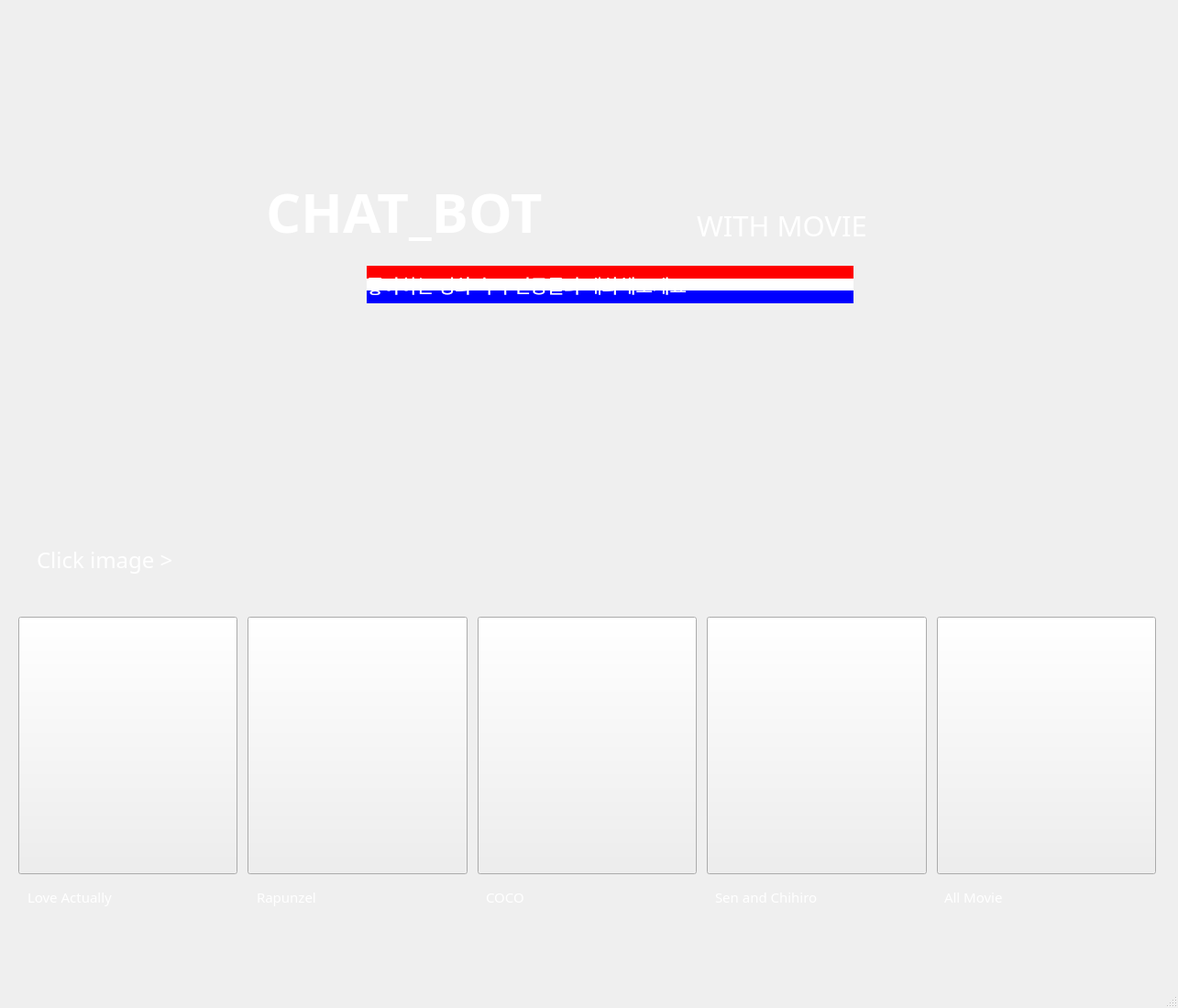
<?xml version="1.0" encoding="UTF-8"?>
<ui version="4.0">
 <class>CHAT_BOT</class>
 <widget class="QMainWindow" name="CHAT_BOT">
  <property name="windowModality">
   <enum>Qt::WindowModal</enum>
  </property>
  <property name="geometry">
   <rect>
    <x>0</x>
    <y>0</y>
    <width>1285</width>
    <height>1100</height>
   </rect>
  </property>
  <property name="windowTitle">
   <string>CHAT_BOT</string>
  </property>
  <property name="windowIcon">
   <iconset>
    <normaloff>chat.png</normaloff>chat.png</iconset>
  </property>
  <property name="autoFillBackground">
   <bool>false</bool>
  </property>
  <property name="styleSheet">
   <string notr="true">background-image: url(:/image/배경.png);</string>
  </property>
  <widget class="QWidget" name="centralwidget">
   <widget class="QLabel" name="l_love">
    <property name="geometry">
     <rect>
      <x>30</x>
      <y>963</y>
      <width>151</width>
      <height>31</height>
     </rect>
    </property>
    <property name="font">
     <font>
      <family>08SeoulNamsan</family>
      <pointsize>11</pointsize>
     </font>
    </property>
    <property name="styleSheet">
     <string notr="true">color: rgb(255, 255, 255);</string>
    </property>
    <property name="text">
     <string>Love Actually</string>
    </property>
   </widget>
   <widget class="QLabel" name="l_rapunzel">
    <property name="geometry">
     <rect>
      <x>280</x>
      <y>963</y>
      <width>111</width>
      <height>31</height>
     </rect>
    </property>
    <property name="font">
     <font>
      <family>08SeoulNamsan</family>
      <pointsize>11</pointsize>
     </font>
    </property>
    <property name="styleSheet">
     <string notr="true">color: rgb(255, 255, 255);</string>
    </property>
    <property name="text">
     <string>Rapunzel</string>
    </property>
   </widget>
   <widget class="QLabel" name="l_coco">
    <property name="geometry">
     <rect>
      <x>530</x>
      <y>963</y>
      <width>111</width>
      <height>31</height>
     </rect>
    </property>
    <property name="font">
     <font>
      <family>08SeoulNamsan</family>
      <pointsize>11</pointsize>
     </font>
    </property>
    <property name="styleSheet">
     <string notr="true">color: rgb(255, 255, 255);</string>
    </property>
    <property name="text">
     <string>COCO</string>
    </property>
   </widget>
   <widget class="QLabel" name="l_sen">
    <property name="geometry">
     <rect>
      <x>780</x>
      <y>963</y>
      <width>171</width>
      <height>31</height>
     </rect>
    </property>
    <property name="font">
     <font>
      <family>08SeoulNamsan</family>
      <pointsize>11</pointsize>
     </font>
    </property>
    <property name="styleSheet">
     <string notr="true">color: rgb(255, 255, 255);</string>
    </property>
    <property name="text">
     <string>Sen and Chihiro</string>
    </property>
   </widget>
   <widget class="QLabel" name="l_all">
    <property name="geometry">
     <rect>
      <x>1030</x>
      <y>963</y>
      <width>111</width>
      <height>31</height>
     </rect>
    </property>
    <property name="font">
     <font>
      <family>08SeoulNamsan</family>
      <pointsize>11</pointsize>
     </font>
    </property>
    <property name="styleSheet">
     <string notr="true">color: rgb(255, 255, 255);</string>
    </property>
    <property name="text">
     <string>All Movie</string>
    </property>
   </widget>
   <widget class="QLabel" name="Click_image">
    <property name="geometry">
     <rect>
      <x>40</x>
      <y>580</y>
      <width>221</width>
      <height>61</height>
     </rect>
    </property>
    <property name="font">
     <font>
      <family>08SeoulNamsan</family>
      <pointsize>18</pointsize>
     </font>
    </property>
    <property name="focusPolicy">
     <enum>Qt::NoFocus</enum>
    </property>
    <property name="contextMenuPolicy">
     <enum>Qt::DefaultContextMenu</enum>
    </property>
    <property name="styleSheet">
     <string notr="true">color: rgb(255, 255, 255);</string>
    </property>
    <property name="text">
     <string>Click image &gt;</string>
    </property>
   </widget>
   <widget class="QLabel" name="CHAT_BOT_2">
    <property name="geometry">
     <rect>
      <x>290</x>
      <y>190</y>
      <width>451</width>
      <height>81</height>
     </rect>
    </property>
    <property name="font">
     <font>
      <family>08SeoulNamsan</family>
      <pointsize>45</pointsize>
      <weight>75</weight>
      <bold>true</bold>
     </font>
    </property>
    <property name="layoutDirection">
     <enum>Qt::LeftToRight</enum>
    </property>
    <property name="styleSheet">
     <string notr="true">color: rgb(255, 255, 255);</string>
    </property>
    <property name="text">
     <string>CHAT_BOT </string>
    </property>
    <property name="alignment">
     <set>Qt::AlignJustify|Qt::AlignVCenter</set>
    </property>
   </widget>
   <widget class="QLabel" name="WITH_MOVIE">
    <property name="geometry">
     <rect>
      <x>760</x>
      <y>220</y>
      <width>261</width>
      <height>51</height>
     </rect>
    </property>
    <property name="font">
     <font>
      <family>08SeoulNamsan</family>
      <pointsize>23</pointsize>
     </font>
    </property>
    <property name="styleSheet">
     <string notr="true">color: rgb(255, 255, 255);</string>
    </property>
    <property name="text">
     <string>WITH MOVIE</string>
    </property>
   </widget>
   <widget class="QLabel" name="label">
    <property name="geometry">
     <rect>
      <x>400</x>
      <y>290</y>
      <width>531</width>
      <height>41</height>
     </rect>
    </property>
    <property name="palette">
     <palette>
      <active>
       <colorrole role="WindowText">
        <brush brushstyle="SolidPattern">
         <color alpha="255">
          <red>255</red>
          <green>255</green>
          <blue>255</blue>
         </color>
        </brush>
       </colorrole>
       <colorrole role="Button">
        <brush brushstyle="LinearGradientPattern">
         <gradient startx="0.000000000000000" starty="0.000000000000000" endx="0.000000000000000" endy="1.000000000000000" type="LinearGradient" spread="PadSpread" coordinatemode="ObjectBoundingMode">
          <gradientstop position="0.000000000000000">
           <color alpha="255">
            <red>255</red>
            <green>0</green>
            <blue>0</blue>
           </color>
          </gradientstop>
          <gradientstop position="0.339795000000000">
           <color alpha="255">
            <red>255</red>
            <green>0</green>
            <blue>0</blue>
           </color>
          </gradientstop>
          <gradientstop position="0.339799000000000">
           <color alpha="255">
            <red>255</red>
            <green>255</green>
            <blue>255</blue>
           </color>
          </gradientstop>
          <gradientstop position="0.662444000000000">
           <color alpha="255">
            <red>255</red>
            <green>255</green>
            <blue>255</blue>
           </color>
          </gradientstop>
          <gradientstop position="0.662469000000000">
           <color alpha="255">
            <red>0</red>
            <green>0</green>
            <blue>255</blue>
           </color>
          </gradientstop>
          <gradientstop position="1.000000000000000">
           <color alpha="255">
            <red>0</red>
            <green>0</green>
            <blue>255</blue>
           </color>
          </gradientstop>
         </gradient>
        </brush>
       </colorrole>
       <colorrole role="Text">
        <brush brushstyle="SolidPattern">
         <color alpha="255">
          <red>255</red>
          <green>255</green>
          <blue>255</blue>
         </color>
        </brush>
       </colorrole>
       <colorrole role="ButtonText">
        <brush brushstyle="SolidPattern">
         <color alpha="255">
          <red>255</red>
          <green>255</green>
          <blue>255</blue>
         </color>
        </brush>
       </colorrole>
       <colorrole role="Base">
        <brush brushstyle="LinearGradientPattern">
         <gradient startx="0.000000000000000" starty="0.000000000000000" endx="0.000000000000000" endy="1.000000000000000" type="LinearGradient" spread="PadSpread" coordinatemode="ObjectBoundingMode">
          <gradientstop position="0.000000000000000">
           <color alpha="255">
            <red>255</red>
            <green>0</green>
            <blue>0</blue>
           </color>
          </gradientstop>
          <gradientstop position="0.339795000000000">
           <color alpha="255">
            <red>255</red>
            <green>0</green>
            <blue>0</blue>
           </color>
          </gradientstop>
          <gradientstop position="0.339799000000000">
           <color alpha="255">
            <red>255</red>
            <green>255</green>
            <blue>255</blue>
           </color>
          </gradientstop>
          <gradientstop position="0.662444000000000">
           <color alpha="255">
            <red>255</red>
            <green>255</green>
            <blue>255</blue>
           </color>
          </gradientstop>
          <gradientstop position="0.662469000000000">
           <color alpha="255">
            <red>0</red>
            <green>0</green>
            <blue>255</blue>
           </color>
          </gradientstop>
          <gradientstop position="1.000000000000000">
           <color alpha="255">
            <red>0</red>
            <green>0</green>
            <blue>255</blue>
           </color>
          </gradientstop>
         </gradient>
        </brush>
       </colorrole>
       <colorrole role="Window">
        <brush brushstyle="LinearGradientPattern">
         <gradient startx="0.000000000000000" starty="0.000000000000000" endx="0.000000000000000" endy="1.000000000000000" type="LinearGradient" spread="PadSpread" coordinatemode="ObjectBoundingMode">
          <gradientstop position="0.000000000000000">
           <color alpha="255">
            <red>255</red>
            <green>0</green>
            <blue>0</blue>
           </color>
          </gradientstop>
          <gradientstop position="0.339795000000000">
           <color alpha="255">
            <red>255</red>
            <green>0</green>
            <blue>0</blue>
           </color>
          </gradientstop>
          <gradientstop position="0.339799000000000">
           <color alpha="255">
            <red>255</red>
            <green>255</green>
            <blue>255</blue>
           </color>
          </gradientstop>
          <gradientstop position="0.662444000000000">
           <color alpha="255">
            <red>255</red>
            <green>255</green>
            <blue>255</blue>
           </color>
          </gradientstop>
          <gradientstop position="0.662469000000000">
           <color alpha="255">
            <red>0</red>
            <green>0</green>
            <blue>255</blue>
           </color>
          </gradientstop>
          <gradientstop position="1.000000000000000">
           <color alpha="255">
            <red>0</red>
            <green>0</green>
            <blue>255</blue>
           </color>
          </gradientstop>
         </gradient>
        </brush>
       </colorrole>
      </active>
      <inactive>
       <colorrole role="WindowText">
        <brush brushstyle="SolidPattern">
         <color alpha="255">
          <red>255</red>
          <green>255</green>
          <blue>255</blue>
         </color>
        </brush>
       </colorrole>
       <colorrole role="Button">
        <brush brushstyle="LinearGradientPattern">
         <gradient startx="0.000000000000000" starty="0.000000000000000" endx="0.000000000000000" endy="1.000000000000000" type="LinearGradient" spread="PadSpread" coordinatemode="ObjectBoundingMode">
          <gradientstop position="0.000000000000000">
           <color alpha="255">
            <red>255</red>
            <green>0</green>
            <blue>0</blue>
           </color>
          </gradientstop>
          <gradientstop position="0.339795000000000">
           <color alpha="255">
            <red>255</red>
            <green>0</green>
            <blue>0</blue>
           </color>
          </gradientstop>
          <gradientstop position="0.339799000000000">
           <color alpha="255">
            <red>255</red>
            <green>255</green>
            <blue>255</blue>
           </color>
          </gradientstop>
          <gradientstop position="0.662444000000000">
           <color alpha="255">
            <red>255</red>
            <green>255</green>
            <blue>255</blue>
           </color>
          </gradientstop>
          <gradientstop position="0.662469000000000">
           <color alpha="255">
            <red>0</red>
            <green>0</green>
            <blue>255</blue>
           </color>
          </gradientstop>
          <gradientstop position="1.000000000000000">
           <color alpha="255">
            <red>0</red>
            <green>0</green>
            <blue>255</blue>
           </color>
          </gradientstop>
         </gradient>
        </brush>
       </colorrole>
       <colorrole role="Text">
        <brush brushstyle="SolidPattern">
         <color alpha="255">
          <red>255</red>
          <green>255</green>
          <blue>255</blue>
         </color>
        </brush>
       </colorrole>
       <colorrole role="ButtonText">
        <brush brushstyle="SolidPattern">
         <color alpha="255">
          <red>255</red>
          <green>255</green>
          <blue>255</blue>
         </color>
        </brush>
       </colorrole>
       <colorrole role="Base">
        <brush brushstyle="LinearGradientPattern">
         <gradient startx="0.000000000000000" starty="0.000000000000000" endx="0.000000000000000" endy="1.000000000000000" type="LinearGradient" spread="PadSpread" coordinatemode="ObjectBoundingMode">
          <gradientstop position="0.000000000000000">
           <color alpha="255">
            <red>255</red>
            <green>0</green>
            <blue>0</blue>
           </color>
          </gradientstop>
          <gradientstop position="0.339795000000000">
           <color alpha="255">
            <red>255</red>
            <green>0</green>
            <blue>0</blue>
           </color>
          </gradientstop>
          <gradientstop position="0.339799000000000">
           <color alpha="255">
            <red>255</red>
            <green>255</green>
            <blue>255</blue>
           </color>
          </gradientstop>
          <gradientstop position="0.662444000000000">
           <color alpha="255">
            <red>255</red>
            <green>255</green>
            <blue>255</blue>
           </color>
          </gradientstop>
          <gradientstop position="0.662469000000000">
           <color alpha="255">
            <red>0</red>
            <green>0</green>
            <blue>255</blue>
           </color>
          </gradientstop>
          <gradientstop position="1.000000000000000">
           <color alpha="255">
            <red>0</red>
            <green>0</green>
            <blue>255</blue>
           </color>
          </gradientstop>
         </gradient>
        </brush>
       </colorrole>
       <colorrole role="Window">
        <brush brushstyle="LinearGradientPattern">
         <gradient startx="0.000000000000000" starty="0.000000000000000" endx="0.000000000000000" endy="1.000000000000000" type="LinearGradient" spread="PadSpread" coordinatemode="ObjectBoundingMode">
          <gradientstop position="0.000000000000000">
           <color alpha="255">
            <red>255</red>
            <green>0</green>
            <blue>0</blue>
           </color>
          </gradientstop>
          <gradientstop position="0.339795000000000">
           <color alpha="255">
            <red>255</red>
            <green>0</green>
            <blue>0</blue>
           </color>
          </gradientstop>
          <gradientstop position="0.339799000000000">
           <color alpha="255">
            <red>255</red>
            <green>255</green>
            <blue>255</blue>
           </color>
          </gradientstop>
          <gradientstop position="0.662444000000000">
           <color alpha="255">
            <red>255</red>
            <green>255</green>
            <blue>255</blue>
           </color>
          </gradientstop>
          <gradientstop position="0.662469000000000">
           <color alpha="255">
            <red>0</red>
            <green>0</green>
            <blue>255</blue>
           </color>
          </gradientstop>
          <gradientstop position="1.000000000000000">
           <color alpha="255">
            <red>0</red>
            <green>0</green>
            <blue>255</blue>
           </color>
          </gradientstop>
         </gradient>
        </brush>
       </colorrole>
      </inactive>
      <disabled>
       <colorrole role="WindowText">
        <brush brushstyle="SolidPattern">
         <color alpha="255">
          <red>255</red>
          <green>255</green>
          <blue>255</blue>
         </color>
        </brush>
       </colorrole>
       <colorrole role="Button">
        <brush brushstyle="LinearGradientPattern">
         <gradient startx="0.000000000000000" starty="0.000000000000000" endx="0.000000000000000" endy="1.000000000000000" type="LinearGradient" spread="PadSpread" coordinatemode="ObjectBoundingMode">
          <gradientstop position="0.000000000000000">
           <color alpha="255">
            <red>255</red>
            <green>0</green>
            <blue>0</blue>
           </color>
          </gradientstop>
          <gradientstop position="0.339795000000000">
           <color alpha="255">
            <red>255</red>
            <green>0</green>
            <blue>0</blue>
           </color>
          </gradientstop>
          <gradientstop position="0.339799000000000">
           <color alpha="255">
            <red>255</red>
            <green>255</green>
            <blue>255</blue>
           </color>
          </gradientstop>
          <gradientstop position="0.662444000000000">
           <color alpha="255">
            <red>255</red>
            <green>255</green>
            <blue>255</blue>
           </color>
          </gradientstop>
          <gradientstop position="0.662469000000000">
           <color alpha="255">
            <red>0</red>
            <green>0</green>
            <blue>255</blue>
           </color>
          </gradientstop>
          <gradientstop position="1.000000000000000">
           <color alpha="255">
            <red>0</red>
            <green>0</green>
            <blue>255</blue>
           </color>
          </gradientstop>
         </gradient>
        </brush>
       </colorrole>
       <colorrole role="Text">
        <brush brushstyle="SolidPattern">
         <color alpha="255">
          <red>255</red>
          <green>255</green>
          <blue>255</blue>
         </color>
        </brush>
       </colorrole>
       <colorrole role="ButtonText">
        <brush brushstyle="SolidPattern">
         <color alpha="255">
          <red>255</red>
          <green>255</green>
          <blue>255</blue>
         </color>
        </brush>
       </colorrole>
       <colorrole role="Base">
        <brush brushstyle="LinearGradientPattern">
         <gradient startx="0.000000000000000" starty="0.000000000000000" endx="0.000000000000000" endy="1.000000000000000" type="LinearGradient" spread="PadSpread" coordinatemode="ObjectBoundingMode">
          <gradientstop position="0.000000000000000">
           <color alpha="255">
            <red>255</red>
            <green>0</green>
            <blue>0</blue>
           </color>
          </gradientstop>
          <gradientstop position="0.339795000000000">
           <color alpha="255">
            <red>255</red>
            <green>0</green>
            <blue>0</blue>
           </color>
          </gradientstop>
          <gradientstop position="0.339799000000000">
           <color alpha="255">
            <red>255</red>
            <green>255</green>
            <blue>255</blue>
           </color>
          </gradientstop>
          <gradientstop position="0.662444000000000">
           <color alpha="255">
            <red>255</red>
            <green>255</green>
            <blue>255</blue>
           </color>
          </gradientstop>
          <gradientstop position="0.662469000000000">
           <color alpha="255">
            <red>0</red>
            <green>0</green>
            <blue>255</blue>
           </color>
          </gradientstop>
          <gradientstop position="1.000000000000000">
           <color alpha="255">
            <red>0</red>
            <green>0</green>
            <blue>255</blue>
           </color>
          </gradientstop>
         </gradient>
        </brush>
       </colorrole>
       <colorrole role="Window">
        <brush brushstyle="LinearGradientPattern">
         <gradient startx="0.000000000000000" starty="0.000000000000000" endx="0.000000000000000" endy="1.000000000000000" type="LinearGradient" spread="PadSpread" coordinatemode="ObjectBoundingMode">
          <gradientstop position="0.000000000000000">
           <color alpha="255">
            <red>255</red>
            <green>0</green>
            <blue>0</blue>
           </color>
          </gradientstop>
          <gradientstop position="0.339795000000000">
           <color alpha="255">
            <red>255</red>
            <green>0</green>
            <blue>0</blue>
           </color>
          </gradientstop>
          <gradientstop position="0.339799000000000">
           <color alpha="255">
            <red>255</red>
            <green>255</green>
            <blue>255</blue>
           </color>
          </gradientstop>
          <gradientstop position="0.662444000000000">
           <color alpha="255">
            <red>255</red>
            <green>255</green>
            <blue>255</blue>
           </color>
          </gradientstop>
          <gradientstop position="0.662469000000000">
           <color alpha="255">
            <red>0</red>
            <green>0</green>
            <blue>255</blue>
           </color>
          </gradientstop>
          <gradientstop position="1.000000000000000">
           <color alpha="255">
            <red>0</red>
            <green>0</green>
            <blue>255</blue>
           </color>
          </gradientstop>
         </gradient>
        </brush>
       </colorrole>
      </disabled>
     </palette>
    </property>
    <property name="font">
     <font>
      <family>08SeoulNamsan</family>
      <pointsize>15</pointsize>
     </font>
    </property>
    <property name="styleSheet">
     <string notr="true">color: rgb(255, 255, 255);
background-color: qlineargradient(spread:pad, x1:0, y1:0, x2:0, y2:1, stop:0 rgba(255, 0, 0, 255), stop:0.339795 rgba(255, 0, 0, 255), stop:0.339799 rgba(255, 255, 255, 255), stop:0.662444 rgba(255, 255, 255, 255), stop:0.662469 rgba(0, 0, 255, 255), stop:1 rgba(0, 0, 255, 255));</string>
    </property>
    <property name="text">
     <string>좋아하는 영화 속 주인공들과 대화해보세요</string>
    </property>
   </widget>
   <widget class="QWidget" name="layoutWidget">
    <property name="geometry">
     <rect>
      <x>20</x>
      <y>673</y>
      <width>1241</width>
      <height>281</height>
     </rect>
    </property>
    <layout class="QHBoxLayout" name="horizontalLayout">
     <property name="spacing">
      <number>11</number>
     </property>
     <property name="sizeConstraint">
      <enum>QLayout::SetMaximumSize</enum>
     </property>
     <property name="topMargin">
      <number>0</number>
     </property>
     <item>
      <widget class="QPushButton" name="p_love">
       <property name="sizePolicy">
        <sizepolicy hsizetype="Preferred" vsizetype="Preferred">
         <horstretch>0</horstretch>
         <verstretch>0</verstretch>
        </sizepolicy>
       </property>
       <property name="minimumSize">
        <size>
         <width>239</width>
         <height>279</height>
        </size>
       </property>
       <property name="focusPolicy">
        <enum>Qt::ClickFocus</enum>
       </property>
       <property name="styleSheet">
        <string notr="true">background-image: url(:/image/love.png);</string>
       </property>
       <property name="text">
        <string/>
       </property>
       <property name="autoRepeat">
        <bool>true</bool>
       </property>
      </widget>
     </item>
     <item>
      <widget class="QPushButton" name="p_rapunzel">
       <property name="sizePolicy">
        <sizepolicy hsizetype="Preferred" vsizetype="Preferred">
         <horstretch>0</horstretch>
         <verstretch>0</verstretch>
        </sizepolicy>
       </property>
       <property name="minimumSize">
        <size>
         <width>239</width>
         <height>279</height>
        </size>
       </property>
       <property name="styleSheet">
        <string notr="true">background-image: url(:/image/rapunzel.png);</string>
       </property>
       <property name="text">
        <string/>
       </property>
      </widget>
     </item>
     <item>
      <widget class="QPushButton" name="p_coco">
       <property name="sizePolicy">
        <sizepolicy hsizetype="Preferred" vsizetype="Preferred">
         <horstretch>0</horstretch>
         <verstretch>0</verstretch>
        </sizepolicy>
       </property>
       <property name="minimumSize">
        <size>
         <width>239</width>
         <height>279</height>
        </size>
       </property>
       <property name="styleSheet">
        <string notr="true">background-image: url(:/image/coco.png);</string>
       </property>
       <property name="text">
        <string/>
       </property>
      </widget>
     </item>
     <item>
      <widget class="QPushButton" name="p_sen">
       <property name="sizePolicy">
        <sizepolicy hsizetype="Preferred" vsizetype="Preferred">
         <horstretch>0</horstretch>
         <verstretch>0</verstretch>
        </sizepolicy>
       </property>
       <property name="minimumSize">
        <size>
         <width>239</width>
         <height>279</height>
        </size>
       </property>
       <property name="styleSheet">
        <string notr="true">background-image: url(:/image/sen.jpg);</string>
       </property>
       <property name="text">
        <string/>
       </property>
      </widget>
     </item>
     <item>
      <widget class="QPushButton" name="p_all">
       <property name="sizePolicy">
        <sizepolicy hsizetype="Minimum" vsizetype="Preferred">
         <horstretch>0</horstretch>
         <verstretch>0</verstretch>
        </sizepolicy>
       </property>
       <property name="minimumSize">
        <size>
         <width>239</width>
         <height>279</height>
        </size>
       </property>
       <property name="styleSheet">
        <string notr="true">background-image: url(:/image/all.png);</string>
       </property>
       <property name="text">
        <string/>
       </property>
      </widget>
     </item>
    </layout>
   </widget>
  </widget>
  <widget class="QStatusBar" name="statusbar"/>
 </widget>
 <resources>
  <include location="image.qrc"/>
 </resources>
 <connections/>
</ui>
